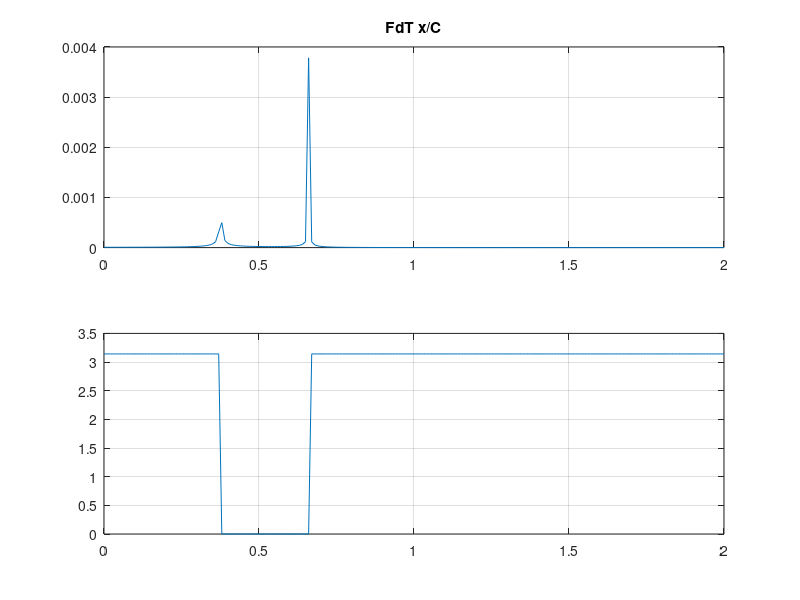
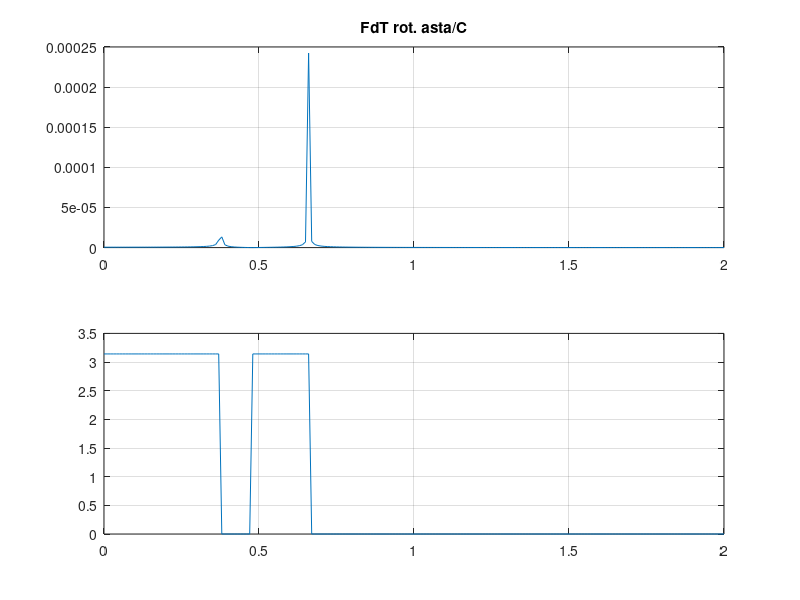
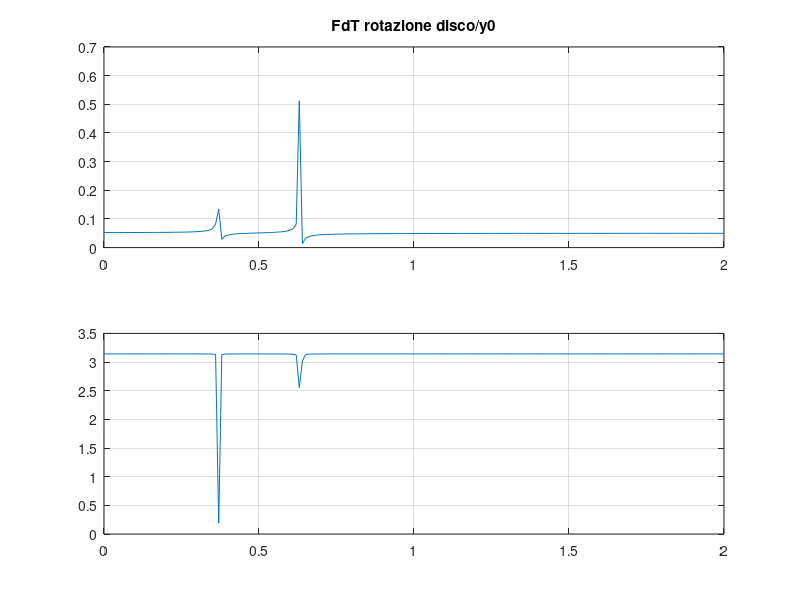
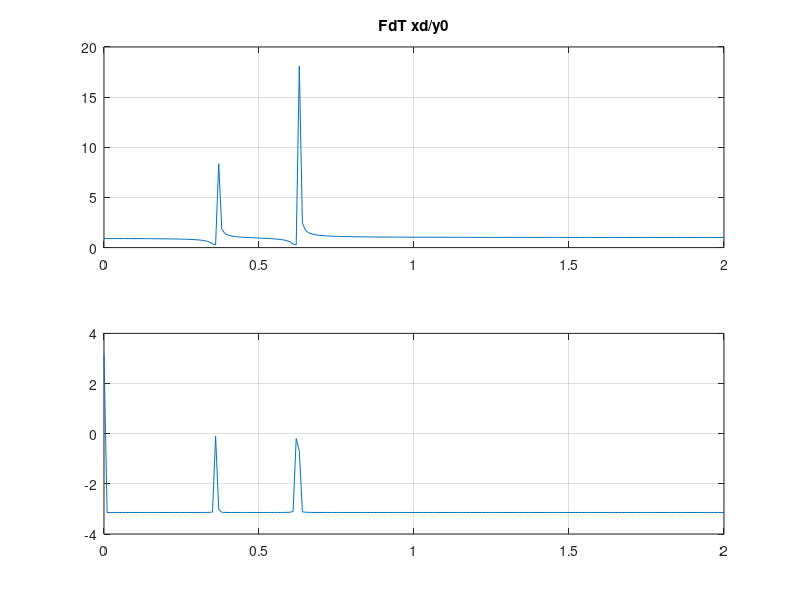

The MATLAB script that drew these images, in order: (Note: this script raises an error after producing the figures.)


m1=350;			% [kg]	
m2=500;			% [kg]	
J2=2.5;			% [kg m^2]	
J3=2.5;			% [kg m^2]	
k1=1e3; 	    % [N/m]
k2=2e3; 	    % [N/m]
k3=1e3; 	    % [N/m]
H=10;   		% [Ns/m]
r1=0.5;   		% [Ns/m]
r2=0.5;   		% [Ns/m]
r3=0.5;   		% [Ns/m]
g=9.81;
t1=4.0;
T=6.3;
y1=0.1;
y2=-0.0575;

disp('matrice di massa in coordinate fisiche')
mtx_mf  =  diag([m1 m2 J2 J3]);
disp(' ')

disp('matrice di rigidezza in coordinate fisiche')
mtx_kf  =  diag([k1 k2 k3]);
disp(' ')

disp('matrice di rigidezza gravitazioneale in coordinate indipendenti')
mtx_kg  =  zeros(3);
mtx_kg(2,2)=2*H*m2*g;
disp(' ')

disp('matrice di smorzamento in coordinate fisiche')
mtx_rf  =  diag([r1 r2 r3]);
disp(' ')

disp('jacobiano matrice di massa')
mtx_Jm  =  [1 0 0;0 2*H 1;0 1 0;0 -1 -1/H];
disp(' ')

disp('jacobiano matrice di rigidezza')
mtx_Jel  =  [1 0 0;-1 2*H 1;0 -4*H -2];
disp(' ')

disp('jacobiano matrice di smorzamento')
mtx_Jr  =  mtx_Jel;
disp(' ')

disp('matrice di massa in coordinate indipendenti')
mtx_m  =  mtx_Jm'*mtx_mf*mtx_Jm;
disp(' ')

disp('matrice di rigidezza in coordinate indipendenti')
mtx_k  =  mtx_Jel'*mtx_kf*mtx_Jel+mtx_kg;
disp(' ')

disp('matrice di smoramento in coordinate indipendenti')
mtx_r  =  mtx_Jr'*mtx_rf*mtx_Jr;
disp(' ')

MLL=mtx_m(1:2,1:2);
RLL=mtx_r(1:2,1:2);
KLL=mtx_k(1:2,1:2);

MLV=mtx_m(1:2,3);
RLV=mtx_r(1:2,3);
KLV=mtx_k(1:2,3);

MVL=mtx_m(3,1:2);
RVL=mtx_r(3,1:2);
KVL=mtx_k(3,1:2);

MVV=mtx_m(3,3);
RVV=mtx_r(3,3);
KVV=mtx_k(3,3);

%calcolo delle frequenze proprie e dei modi di vibrare
[modi,d]=eig(inv(MLL)*KLL);
fre=sqrt(diag(d))/2/pi;

%crea una matrice temporanea per ordinare frequenze e modi
% i modi sono ordinati per righe
tmp=[fre modi'];

% ordina le frequenze e i modi in ordine crescente 
tmp_out=sortrows(tmp,1);
fre=tmp_out(:,1);                % frequenze ordinate
ngdl=length(fre);
modi=tmp_out(:,2:ngdl+1)';       % modi ordinati per colonne

% stampa delle frequenze e modi

for i=1:ngdl
    val_max=max(abs(modi(:,i)));
    modi(:,i)=modi(:,i)/val_max;
    disp(['modo # ' num2str(i) ': ' num2str(fre(i)) ' [Hz]        ' num2str(modi(:,i)') ])
end

%...................................................................PUNTO 3

ff=0:0.01:2;
ome=2*pi*ff;
Q=[0;-1];
for i=1:length(ff)
    A=-ome(i)^2*MLL+i*ome(i)*RLL+KLL;
    x=inv(A)*Q;
    mod1(i)=abs(x(1)); 
    fas1(i)=angle(x(1));
    mod2(i)=abs(x(2));         
    fas2(i)=angle(x(2));
end

figure
subplot(211)
plot(ff,mod1)
title('FdT x/C')
grid
subplot(212)
plot(ff,fas1)
grid

figure
subplot(211)
plot(ff,mod2)
title('FdT rot. asta/C')
grid
subplot(212)
plot(ff,fas2)
grid

%..........................................................PUNTO 4+5

y0=1;
for i=1:length(ff)
    A=-ome(i)^2*MLL+j*ome(i)*RLL+KLL;
    Q=-(-ome(i)^2*MLV+j*ome(i)*RLV+KLV)*y0; %Q=Qfc
    x=A\Q;
    phi=-x(2)-y0/H;
    xd=4*H*x(2)+y0;
    %Fy ? Qc
    Fy=(-ome(i)^2*MVL+j*ome(i)*RVL+KVL)*x+(-ome(i)^2*MVV+j*ome(i)*RVV+KVV);
    mod1(i)=abs(phi);              
    fas1(i)=angle(phi);            
    mod2(i)=abs(xd);            
    fas2(i)=angle(xd);
    mod3(i)=abs(Fy);            
    fas3(i)=angle(Fy);
end

figure
subplot(211)
plot(ff,mod1)
title('FdT rotazione disco/y0')
grid
subplot(212)
plot(ff,fas1)
grid

figure
subplot(211)
plot(ff,mod2)
title('FdT xd/y0')
grid
subplot(212)
plot(ff,fas2)
grid

figure
subplot(211)
plot(ff,mod3)
title('FdT Rx/y0')
grid
subplot(212)
plot(ff,fas3)
grid

%..............................................................PUNTO 6
%costruisco lo spostamento periodico

dt=0.01;
vt1=0:dt:t1;
vt2=t1+dt:dt:T-dt;
vy1=ones(1,length(vt1))*y2;
vy2=ones(1,length(vt2))*y1;
vett_t=[vt1 vt2];
vett_y=[vy1 vy2];
figure;plot(vett_t,vett_y);grid;axis([0 T -0.15 0.15])
%%
%scompongo con Fourier
df=1/T;
N=length(vett_t);
vett_f=0:df:df*(N/2-1);
g=fft(vett_y);
mody(1)=abs(g(1))/N;
mody(2:N/2)=abs(g(2:N/2))*2/N;
fasy(1:N/2)=angle(g(1:N/2));
figure
subplot 211;bar(vett_f,mody,0.1);grid;  %0.1 ? lo spessore della barra
subplot 212;bar(vett_f,fasy,0.1);grid;
%%
%inizializzo
tempo=0:dt:T;
np=length(tempo);
yimp=zeros(1,np);
xper=zeros(1,np);
for k=1:N/2
    ome=2*pi*vett_f(k);
    A=-ome^2*MLL+i*ome*RLL+KLL;
    Q=-(-ome^2*MLV+i*ome*RLV+KLV);  %Q=Qfc
    x=inv(A)*Q*mody(k)*exp(i*fasy(k));
    yimp=yimp+mody(k)*cos(ome*tempo+fasy(k)); 
    xper=xper+abs(x(1))*cos(ome*tempo+angle(x(1)));
    %calcolo anche lo spettro dello spostamento del carrello
    modxper(k)=abs(x(1));
    fasxper(k)=angle(x(1));
end

figure;plot(tempo,yimp);grid; title('vincolo imposto')
figure;plot(tempo,xper);grid; title('spostamento carrello')
figure;bar(vett_f,modxper);grid;ax=axis;axis([0 5 0 ax(4)]); title('spettro di x');
